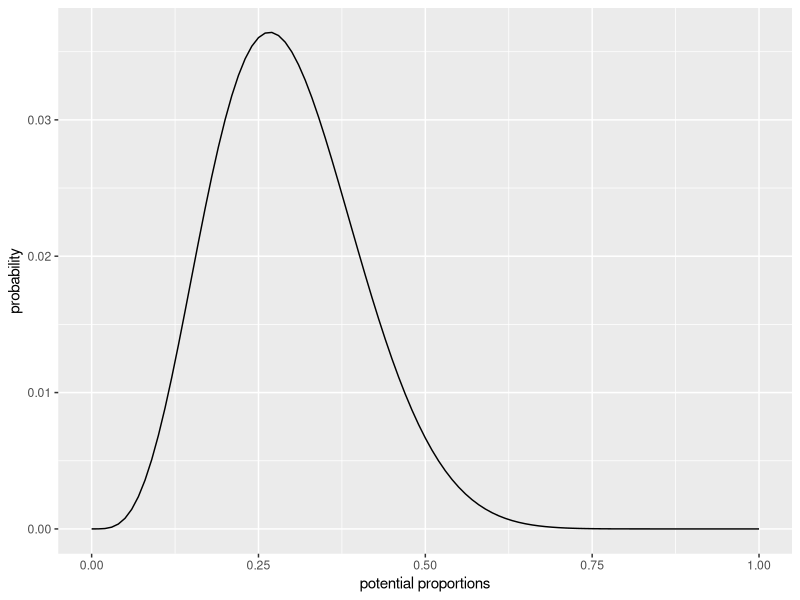

Recreate this plot in R.
## ---- chunk 1
# function to compute posterior distribution 
compute_posterior <- function(the_sample, poss = c(0, 0.25, 0.5, 0.75, 1)) {
  w <- sum(the_sample == "w") #number of w observed 
  l <- sum(the_sample == "l") #number of l observed 
  ways <- 
  sapply(p, function(q) (q*4)^w * ((1-q)*4)^l)
  post <- ways/sum(ways)
  data.frame(post, ways, poss)
}

# Set our sample and possibilities 
the_sample <- sample(c(rep("w", 4), rep("l", 11))) #4 water and 11 land random
p <- seq(0, 1, 0.01) # 1000 possible proportions

answer <- compute_posterior(the_sample = the_sample, poss = p)

answer |> 
  ggplot2::ggplot(ggplot2::aes(x = poss, y = post)) +
  ggplot2::geom_line() +
  ggplot2::labs(x = "potential proportions",
                y = "probability")
## ---- chunk 2

